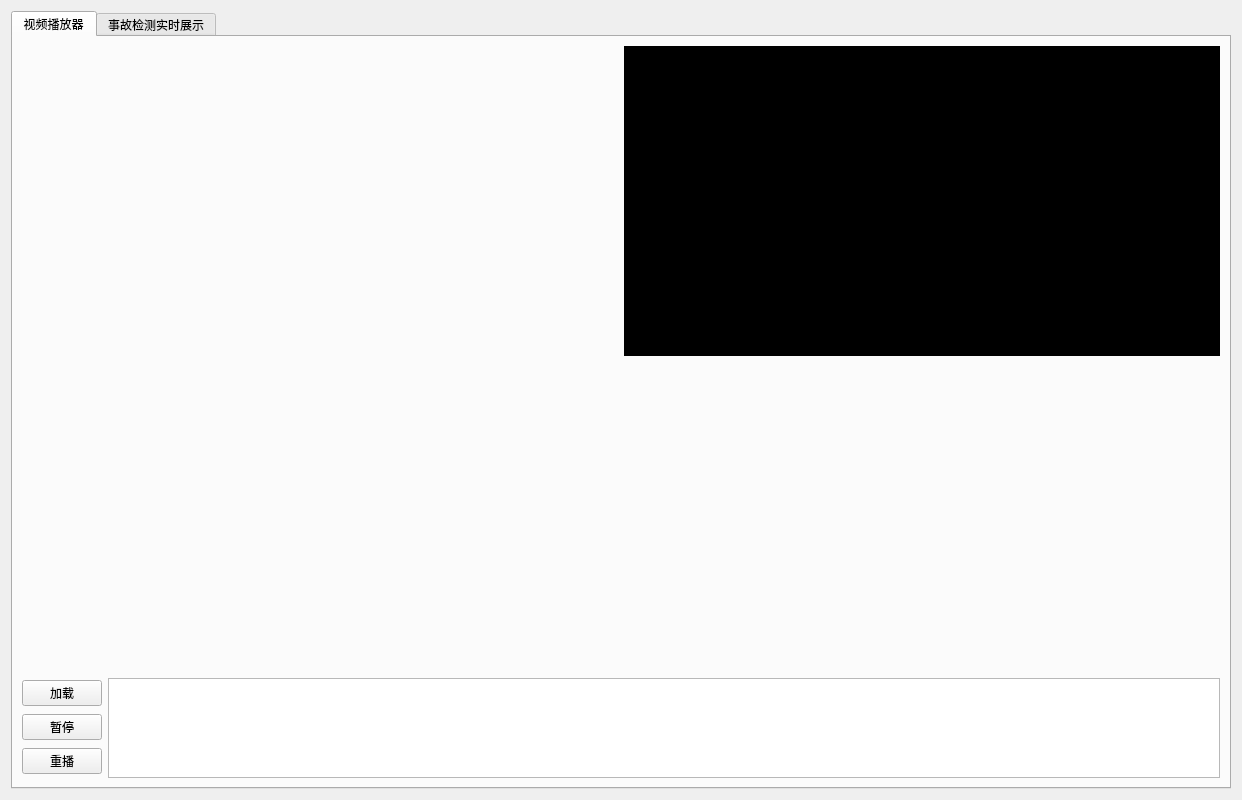
<?xml version="1.0" encoding="UTF-8"?>
<ui version="4.0">
 <class>Form</class>
 <widget class="QWidget" name="Form">
  <property name="geometry">
   <rect>
    <x>0</x>
    <y>0</y>
    <width>1242</width>
    <height>800</height>
   </rect>
  </property>
  <property name="sizePolicy">
   <sizepolicy hsizetype="Fixed" vsizetype="Preferred">
    <horstretch>0</horstretch>
    <verstretch>0</verstretch>
   </sizepolicy>
  </property>
  <property name="windowTitle">
   <string>Form</string>
  </property>
  <layout class="QGridLayout" name="gridLayout_2">
   <item row="0" column="0">
    <widget class="QTabWidget" name="tabWidget">
     <property name="currentIndex">
      <number>0</number>
     </property>
     <widget class="QWidget" name="tab">
      <attribute name="title">
       <string>视频播放器</string>
      </attribute>
      <layout class="QGridLayout" name="gridLayout_3">
       <item row="0" column="0" colspan="2">
        <layout class="QGridLayout" name="gridLayout">
         <item row="0" column="0">
          <widget class="myVideoWidget" name="widget" native="true"/>
         </item>
         <item row="0" column="1">
          <widget class="myVideoWidget" name="widget_2" native="true">
           <property name="styleSheet">
            <string notr="true">QWidget {
    background: black;
}</string>
           </property>
          </widget>
         </item>
         <item row="1" column="0">
          <widget class="myVideoWidget" name="widget_3" native="true"/>
         </item>
         <item row="1" column="1">
          <widget class="myVideoWidget" name="widget_4" native="true"/>
         </item>
        </layout>
       </item>
       <item row="1" column="0">
        <layout class="QVBoxLayout" name="verticalLayout">
         <item>
          <widget class="QPushButton" name="pushButton">
           <property name="text">
            <string>加载</string>
           </property>
          </widget>
         </item>
         <item>
          <widget class="QPushButton" name="pushButton_2">
           <property name="text">
            <string>暂停</string>
           </property>
          </widget>
         </item>
         <item>
          <widget class="QPushButton" name="pushButton_3">
           <property name="text">
            <string>重播</string>
           </property>
          </widget>
         </item>
        </layout>
       </item>
       <item row="1" column="1">
        <widget class="QTableWidget" name="tableWidget">
         <property name="sizePolicy">
          <sizepolicy hsizetype="Expanding" vsizetype="Fixed">
           <horstretch>0</horstretch>
           <verstretch>0</verstretch>
          </sizepolicy>
         </property>
         <property name="maximumSize">
          <size>
           <width>16777215</width>
           <height>100</height>
          </size>
         </property>
        </widget>
       </item>
      </layout>
     </widget>
     <widget class="QWidget" name="tab_2">
      <attribute name="title">
       <string>事故检测实时展示</string>
      </attribute>
      <widget class="QLabel" name="label_3">
       <property name="geometry">
        <rect>
         <x>330</x>
         <y>409</y>
         <width>550</width>
         <height>330</height>
        </rect>
       </property>
       <property name="sizePolicy">
        <sizepolicy hsizetype="Fixed" vsizetype="Fixed">
         <horstretch>0</horstretch>
         <verstretch>0</verstretch>
        </sizepolicy>
       </property>
       <property name="maximumSize">
        <size>
         <width>550</width>
         <height>330</height>
        </size>
       </property>
       <property name="text">
        <string/>
       </property>
      </widget>
      <widget class="QWidget" name="layoutWidget">
       <property name="geometry">
        <rect>
         <x>-3</x>
         <y>11</y>
         <width>1221</width>
         <height>391</height>
        </rect>
       </property>
       <layout class="QHBoxLayout" name="horizontalLayout">
        <item>
         <widget class="QLabel" name="label">
          <property name="sizePolicy">
           <sizepolicy hsizetype="Fixed" vsizetype="Fixed">
            <horstretch>0</horstretch>
            <verstretch>0</verstretch>
           </sizepolicy>
          </property>
          <property name="maximumSize">
           <size>
            <width>550</width>
            <height>330</height>
           </size>
          </property>
          <property name="text">
           <string/>
          </property>
         </widget>
        </item>
        <item>
         <widget class="QLabel" name="label_2">
          <property name="sizePolicy">
           <sizepolicy hsizetype="Fixed" vsizetype="Fixed">
            <horstretch>0</horstretch>
            <verstretch>0</verstretch>
           </sizepolicy>
          </property>
          <property name="maximumSize">
           <size>
            <width>550</width>
            <height>330</height>
           </size>
          </property>
          <property name="text">
           <string/>
          </property>
         </widget>
        </item>
       </layout>
      </widget>
     </widget>
    </widget>
   </item>
  </layout>
 </widget>
 <customwidgets>
  <customwidget>
   <class>myVideoWidget</class>
   <extends>QWidget</extends>
   <header location="global">myvideowidget.h</header>
   <container>1</container>
  </customwidget>
 </customwidgets>
 <resources/>
 <connections/>
</ui>
